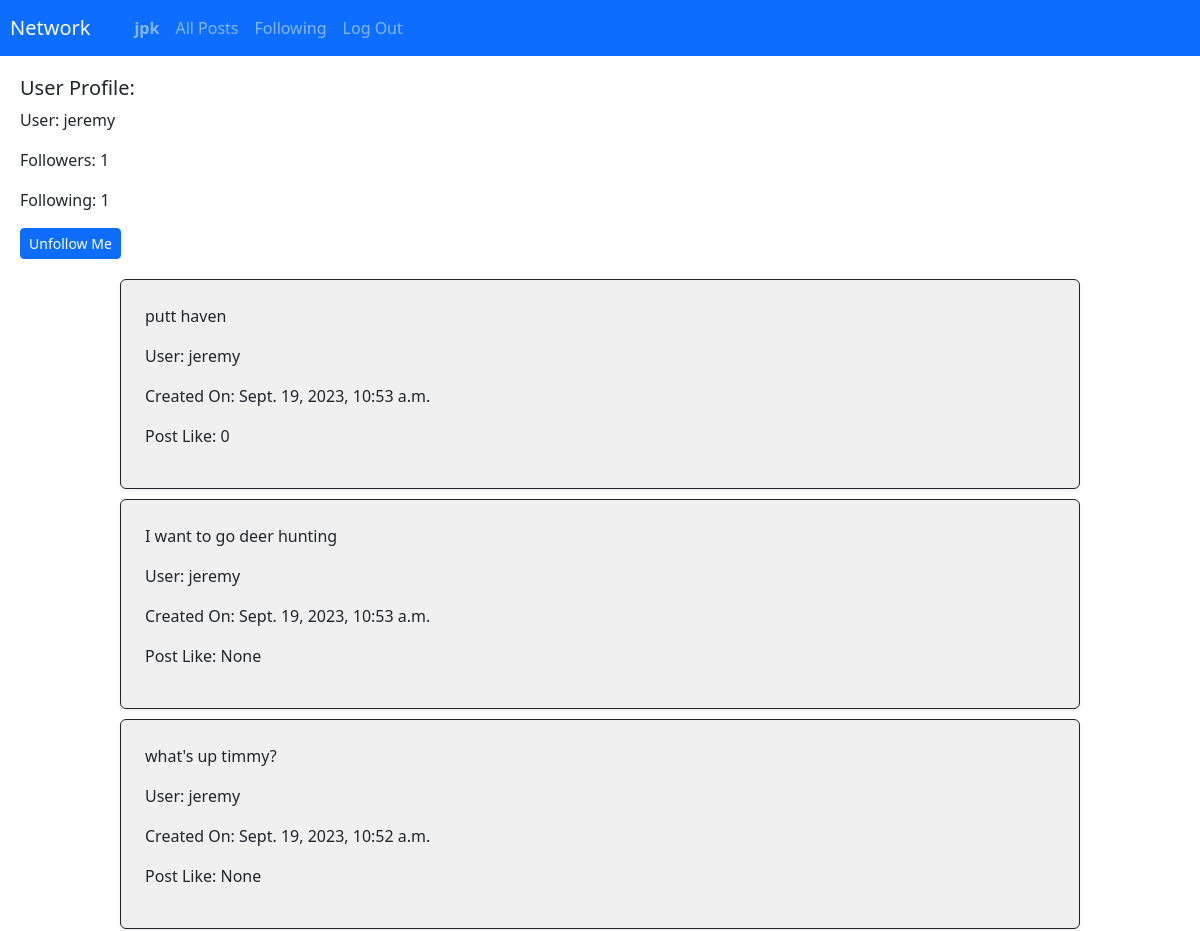
Before: /2/user (signed in, upper part) with the older database file.
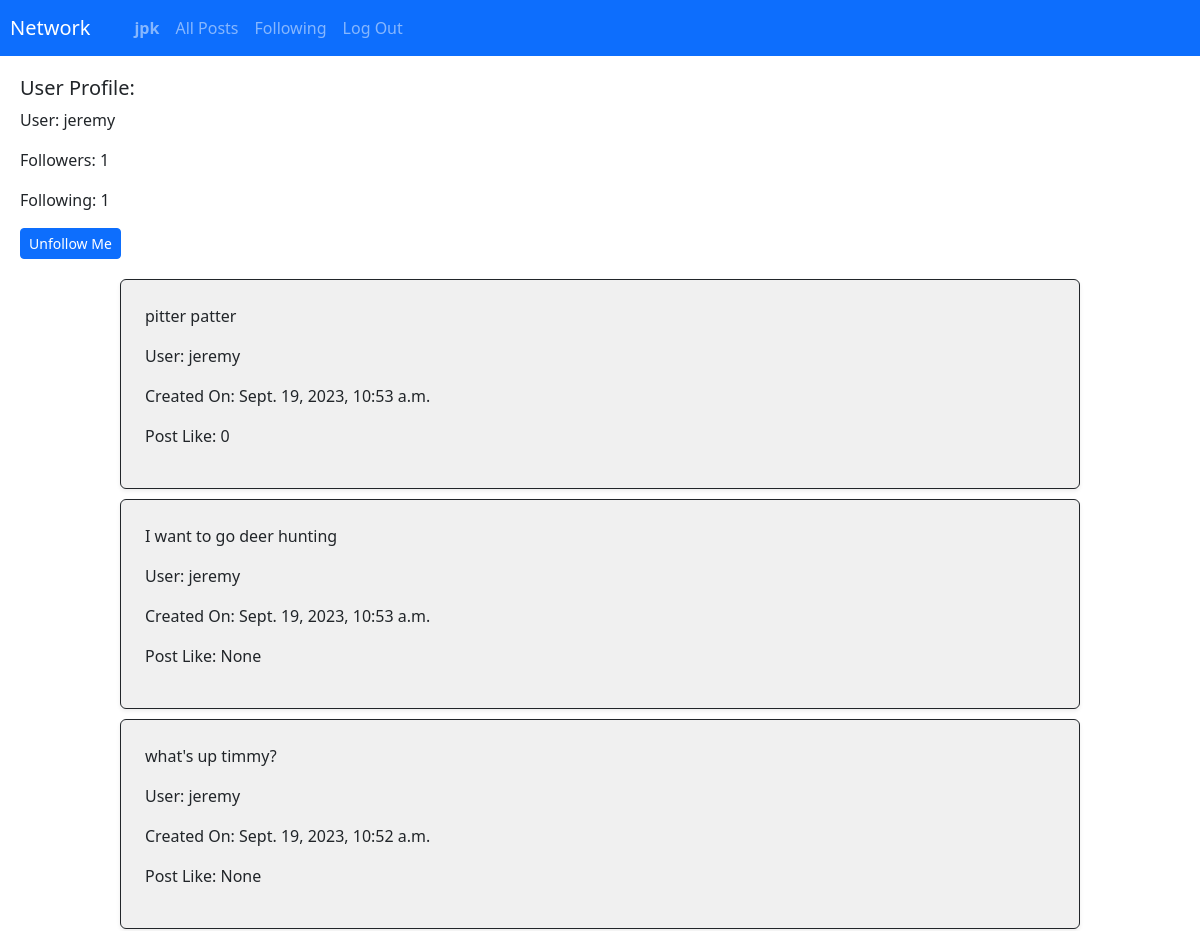
After: the same page with the newer database file.
### network/models.py (models this page shows, shortened)
class Post(models.Model):
    user = models.ForeignKey(User, on_delete=models.CASCADE)
    text = models.TextField(verbose_name="Post Text")
    timeStamp = models.DateTimeField(auto_now_add=True)
    likeCount = models.IntegerField(blank=True, null=True)

class User(AbstractUser):
    pass

### network/views.py (the view)
# urls.py: path("<int:user_id>/user", views.user, name="user"),
def user(request, user_id):
    user_info = User.objects.filter(id = user_id).first()
    userPost = Post.objects.filter(user = user_info).order_by('-timeStamp')
    followers = Follower.objects.filter(userfollow=user_id, currentFollow=True).count()
    following = Follower.objects.filter(user=user_info, currentFollow=True).count()
    print(followers, following)
    already_follow = Follower.objects.filter(user=request.user, userfollow=user_id, currentFollow = True).exists()
    paginator = Paginator(userPost, 10)
    page_number = request.GET.get('page')
    page_obj = paginator.get_page(page_number)
    has_previous_page = page_obj.has_previous
    logInId = request.user.id
    if user_id == request.user.id:
        return render(request, "network/profile.html",{
            "page_obj": page_obj,
            "user_info": user_info,
            "has_previous_page": has_previous_page,
            "already_follow": already_follow,
            "followers": followers,
            "following": following
        })
    else:
        return render(request, "network/user.html",{
            "page_obj": page_obj,
            "user_info": user_info,
            "has_previous_page": has_previous_page,
            "already_follow": already_follow,
            "followers": followers,
            "following": following
        })

### network/templates/network/user.html (shortened to what this page needs)
{% extends "network/layout.html" %}
{% load static %}
{% block body %}
<div name="userProfileHead" style="margin: 20px;">
    <h5>User Profile:</h5>
    <p>User: {{ user_info.username }}</p>
    <p>Followers: {{ followers }} </p>
    <p>Following: {{ following }} </p>
        <form id="followForm">
        <button type="submit" name="follow" id="followButton" data-user-id="{{ user_info.id }}" class="btn btn-primary btn-sm">
            {% if already_follow %}
                Unfollow Me
            {% else %}
                Follow Me
            {% endif %}
        </button>
    </form>
</div>
<div name="userPost">
    {% for post in page_obj %}
    <div id="postPage" class="border border-dark p-4 rounded shadow-sm" style="width: 80%; margin: 10px auto; background-color: #f0f0f0; padding: 10px;">
        <p>{{ post.text }}</p>
        <p>User: {{ post.user.username }}</p>
        <p>Created On: {{ post.timeStamp }}</p>
        <p>Post Like: {{ post.likeCount }}</p>
    </div>
    {% endfor %}
</div>
{% endblock %}

Changed rows visible on the page:
changed Post: text "putt haven" → "pitter patter"
